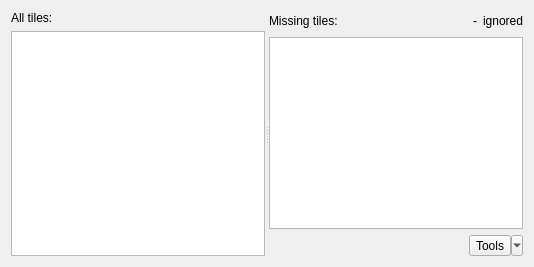
      <widget class="QWidget" name="tabTiles">
       <attribute name="title">
        <string>Tiles</string>
       </attribute>
       <layout class="QHBoxLayout" name="horizontalLayout_3">
        <item>
         <widget class="QSplitter" name="splitter">
          <property name="toolTip">
           <string/>
          </property>
          <property name="orientation">
           <enum>Qt::Horizontal</enum>
          </property>
          <widget class="QWidget" name="layoutWidget">
           <property name="toolTip">
            <string/>
           </property>
           <layout class="QVBoxLayout" name="verticalLayout_3">
            <item>
             <widget class="QLabel" name="lblTilesAll">
              <property name="toolTip">
               <string/>
              </property>
              <property name="text">
               <string>All tiles:</string>
              </property>
              <property name="buddy">
               <cstring>lwgTilesAll</cstring>
              </property>
             </widget>
            </item>
            <item>
             <widget class="QListWidget" name="lwgTilesAll">
              <property name="acceptDrops">
               <bool>false</bool>
              </property>
              <property name="toolTip">
               <string/>
              </property>
              <property name="dragEnabled">
               <bool>false</bool>
              </property>
              <property name="dragDropOverwriteMode">
               <bool>false</bool>
              </property>
              <property name="dragDropMode">
               <enum>QAbstractItemView::NoDragDrop</enum>
              </property>
              <property name="defaultDropAction">
               <enum>Qt::IgnoreAction</enum>
              </property>
              <property name="alternatingRowColors">
               <bool>false</bool>
              </property>
              <property name="selectionMode">
               <enum>QAbstractItemView::ExtendedSelection</enum>
              </property>
              <property name="viewMode">
               <enum>QListView::ListMode</enum>
              </property>
              <property name="batchSize">
               <number>300</number>
              </property>
             </widget>
            </item>
           </layout>
          </widget>
          <widget class="QWidget" name="layoutWidget">
           <property name="toolTip">
            <string/>
           </property>
           <layout class="QVBoxLayout" name="verticalLayout_13">
            <item>
             <layout class="QHBoxLayout" name="horizontalLayout_13">
              <item>
               <widget class="QLabel" name="lblTilesMissing">
                <property name="toolTip">
                 <string/>
                </property>
                <property name="text">
                 <string>Missing tiles:</string>
                </property>
                <property name="buddy">
                 <cstring>lwgTilesMissing</cstring>
                </property>
               </widget>
              </item>
              <item>
               <spacer name="horizontalSpacer_7">
                <property name="toolTip">
                 <string/>
                </property>
                <property name="orientation">
                 <enum>Qt::Horizontal</enum>
                </property>
                <property name="sizeHint" stdset="0">
                 <size>
                  <width>40</width>
                  <height>20</height>
                 </size>
                </property>
               </spacer>
              </item>
              <item>
               <widget class="QLabel" name="lblIgnoredTiles">
                <property name="toolTip">
                 <string/>
                </property>
                <property name="text">
                 <string notr="true">-</string>
                </property>
               </widget>
              </item>
              <item>
               <widget class="QLabel" name="lblIgnoredTilesText">
                <property name="toolTip">
                 <string/>
                </property>
                <property name="text">
                 <string>ignored</string>
                </property>
               </widget>
              </item>
             </layout>
            </item>
            <item>
             <widget class="QListWidget" name="lwgTilesMissing">
              <property name="acceptDrops">
               <bool>false</bool>
              </property>
              <property name="toolTip">
               <string/>
              </property>
              <property name="dragEnabled">
               <bool>false</bool>
              </property>
              <property name="dragDropMode">
               <enum>QAbstractItemView::NoDragDrop</enum>
              </property>
              <property name="selectionMode">
               <enum>QAbstractItemView::ExtendedSelection</enum>
              </property>
              <property name="batchSize">
               <number>300</number>
              </property>
             </widget>
            </item>
            <item>
             <layout class="QHBoxLayout" name="horizontalLayout_17">
              <item>
               <spacer name="horizontalSpacer_6">
                <property name="toolTip">
                 <string/>
                </property>
                <property name="orientation">
                 <enum>Qt::Horizontal</enum>
                </property>
                <property name="sizeHint" stdset="0">
                 <size>
                  <width>40</width>
                  <height>20</height>
                 </size>
                </property>
               </spacer>
              </item>
              <item>
               <widget class="QToolButton" name="tbnTilesTools">
                <property name="sizePolicy">
                 <sizepolicy hsizetype="Fixed" vsizetype="Fixed">
                  <horstretch>0</horstretch>
                  <verstretch>0</verstretch>
                 </sizepolicy>
                </property>
                <property name="toolTip">
                 <string/>
                </property>
                <property name="text">
                 <string>Tools</string>
                </property>
                <property name="icon">
                 <iconset resource="../../ressources.qrc">
                  <normaloff>:/rec/data/icons/iconToolbox.svg</normaloff>:/rec/data/icons/iconToolbox.svg</iconset>
                </property>
                <property name="popupMode">
                 <enum>QToolButton::MenuButtonPopup</enum>
                </property>
                <property name="toolButtonStyle">
                 <enum>Qt::ToolButtonTextBesideIcon</enum>
                </property>
                <property name="autoRaise">
                 <bool>false</bool>
                </property>
                <property name="arrowType">
                 <enum>Qt::NoArrow</enum>
                </property>
               </widget>
              </item>
             </layout>
            </item>
           </layout>
          </widget>
         </widget>
        </item>
       </layout>
      </widget>
